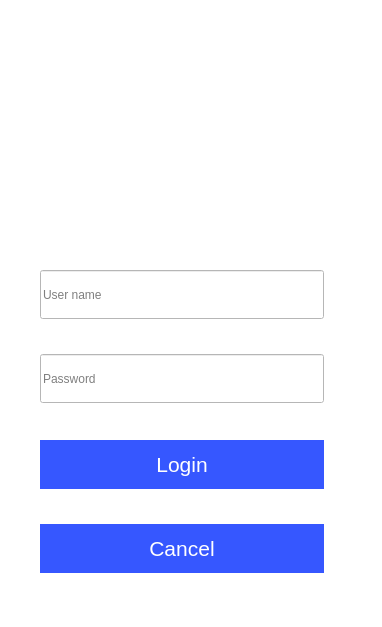
<?xml version="1.0" encoding="UTF-8"?>
<ui version="4.0">
 <class>login_form</class>
 <widget class="QWidget" name="login_form">
  <property name="geometry">
   <rect>
    <x>0</x>
    <y>0</y>
    <width>382</width>
    <height>627</height>
   </rect>
  </property>
  <property name="sizePolicy">
   <sizepolicy hsizetype="Fixed" vsizetype="Fixed">
    <horstretch>0</horstretch>
    <verstretch>0</verstretch>
   </sizepolicy>
  </property>
  <property name="minimumSize">
   <size>
    <width>382</width>
    <height>627</height>
   </size>
  </property>
  <property name="maximumSize">
   <size>
    <width>382</width>
    <height>627</height>
   </size>
  </property>
  <property name="windowTitle">
   <string>Form</string>
  </property>
  <property name="windowIcon">
   <iconset>
    <normaloff>:/logos/images/</normaloff>:/logos/images/</iconset>
  </property>
  <property name="windowOpacity">
   <double>9.000000000000000</double>
  </property>
  <property name="autoFillBackground">
   <bool>false</bool>
  </property>
  <property name="styleSheet">
   <string notr="true">background:rgb(255, 255, 255);</string>
  </property>
  <widget class="QLabel" name="label">
   <property name="geometry">
    <rect>
     <x>90</x>
     <y>40</y>
     <width>191</width>
     <height>191</height>
    </rect>
   </property>
   <property name="sizePolicy">
    <sizepolicy hsizetype="Fixed" vsizetype="Fixed">
     <horstretch>0</horstretch>
     <verstretch>0</verstretch>
    </sizepolicy>
   </property>
   <property name="minimumSize">
    <size>
     <width>191</width>
     <height>191</height>
    </size>
   </property>
   <property name="maximumSize">
    <size>
     <width>191</width>
     <height>191</height>
    </size>
   </property>
   <property name="text">
    <string/>
   </property>
   <property name="pixmap">
    <pixmap resource="../resources.qrc">:/icons/Icons/profile.png</pixmap>
   </property>
   <property name="scaledContents">
    <bool>true</bool>
   </property>
  </widget>
  <widget class="QWidget" name="layoutWidget">
   <property name="geometry">
    <rect>
     <x>40</x>
     <y>440</y>
     <width>286</width>
     <height>135</height>
    </rect>
   </property>
   <layout class="QVBoxLayout" name="buttons_layout">
    <property name="spacing">
     <number>35</number>
    </property>
    <item>
     <widget class="QPushButton" name="login_btn">
      <property name="sizePolicy">
       <sizepolicy hsizetype="Fixed" vsizetype="Fixed">
        <horstretch>0</horstretch>
        <verstretch>0</verstretch>
       </sizepolicy>
      </property>
      <property name="minimumSize">
       <size>
        <width>284</width>
        <height>49</height>
       </size>
      </property>
      <property name="maximumSize">
       <size>
        <width>284</width>
        <height>49</height>
       </size>
      </property>
      <property name="font">
       <font>
        <pointsize>16</pointsize>
        <underline>false</underline>
        <strikeout>false</strikeout>
       </font>
      </property>
      <property name="autoFillBackground">
       <bool>false</bool>
      </property>
      <property name="styleSheet">
       <string notr="true"> background-color: #3657FF;
  border: none;
  color: white;
  text-align: center;
  text-decoration: none;
</string>
      </property>
      <property name="text">
       <string>Login</string>
      </property>
      <property name="flat">
       <bool>false</bool>
      </property>
     </widget>
    </item>
    <item>
     <widget class="QPushButton" name="cancel_btn">
      <property name="sizePolicy">
       <sizepolicy hsizetype="Fixed" vsizetype="Fixed">
        <horstretch>0</horstretch>
        <verstretch>0</verstretch>
       </sizepolicy>
      </property>
      <property name="minimumSize">
       <size>
        <width>284</width>
        <height>49</height>
       </size>
      </property>
      <property name="maximumSize">
       <size>
        <width>284</width>
        <height>49</height>
       </size>
      </property>
      <property name="font">
       <font>
        <pointsize>16</pointsize>
        <underline>false</underline>
        <strikeout>false</strikeout>
       </font>
      </property>
      <property name="autoFillBackground">
       <bool>false</bool>
      </property>
      <property name="styleSheet">
       <string notr="true"> background-color: #3657FF;
  border: none;
  color: white;
  text-align: center;
  text-decoration: none;
</string>
      </property>
      <property name="text">
       <string>Cancel</string>
      </property>
      <property name="flat">
       <bool>false</bool>
      </property>
     </widget>
    </item>
   </layout>
  </widget>
  <widget class="QWidget" name="layoutWidget">
   <property name="geometry">
    <rect>
     <x>40</x>
     <y>270</y>
     <width>286</width>
     <height>135</height>
    </rect>
   </property>
   <layout class="QVBoxLayout" name="lineedit_layout">
    <property name="spacing">
     <number>35</number>
    </property>
    <item>
     <widget class="QLineEdit" name="usernameLineEdit">
      <property name="sizePolicy">
       <sizepolicy hsizetype="Fixed" vsizetype="Fixed">
        <horstretch>0</horstretch>
        <verstretch>0</verstretch>
       </sizepolicy>
      </property>
      <property name="minimumSize">
       <size>
        <width>284</width>
        <height>49</height>
       </size>
      </property>
      <property name="maximumSize">
       <size>
        <width>284</width>
        <height>49</height>
       </size>
      </property>
      <property name="placeholderText">
       <string>User name</string>
      </property>
     </widget>
    </item>
    <item>
     <widget class="QLineEdit" name="passwordLineEdit">
      <property name="sizePolicy">
       <sizepolicy hsizetype="Fixed" vsizetype="Fixed">
        <horstretch>0</horstretch>
        <verstretch>0</verstretch>
       </sizepolicy>
      </property>
      <property name="minimumSize">
       <size>
        <width>284</width>
        <height>49</height>
       </size>
      </property>
      <property name="maximumSize">
       <size>
        <width>284</width>
        <height>49</height>
       </size>
      </property>
      <property name="echoMode">
       <enum>QLineEdit::Password</enum>
      </property>
      <property name="placeholderText">
       <string>Password</string>
      </property>
     </widget>
    </item>
   </layout>
  </widget>
 </widget>
 <resources>
  <include location="../resources.qrc"/>
 </resources>
 <connections>
  <connection>
   <sender>cancel_btn</sender>
   <signal>clicked()</signal>
   <receiver>login_form</receiver>
   <slot>close()</slot>
   <hints>
    <hint type="sourcelabel">
     <x>280</x>
     <y>248</y>
    </hint>
    <hint type="destinationlabel">
     <x>187</x>
     <y>156</y>
    </hint>
   </hints>
  </connection>
 </connections>
</ui>
